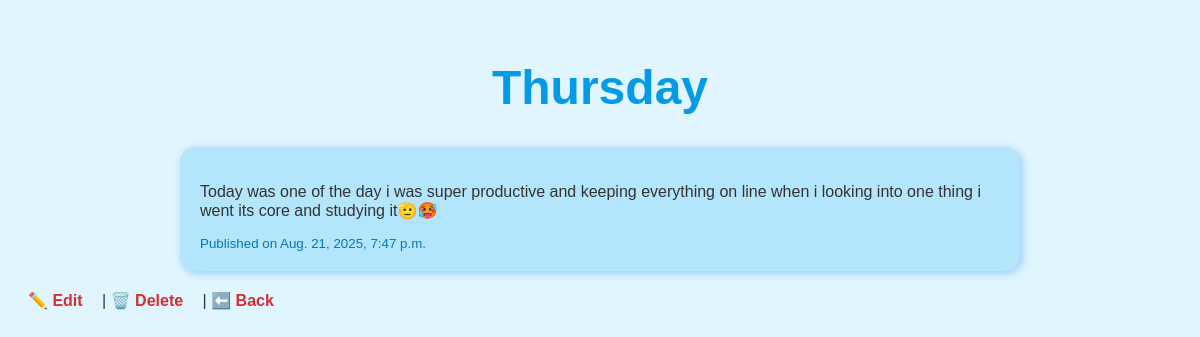
The app's page /post/2/ with its own data.
### blogs/models.py (models this page shows, shortened)
class Post(models.Model):
    title=models.CharField(max_length=200)
    content=models.TextField()
    created_at=models.DateTimeField(auto_now_add=True)

### blogs/views.py (the view)
# urls.py: path('post/<int:pk>/', views.post_detail, name='post_detail'),
def post_detail(request, pk):
    post = get_object_or_404(Post, pk=pk)
    return render(request, 'blogs/post_detail.html', {'post': post})

### blogs/templates/blogs/post_detail.html (shortened to what this page needs)
<!DOCTYPE html>
<html lang="en">
<head>
</head>
<body>
    <h1>{{ post.title }}</h1>
    <div class="content">
        <p>{{ post.content }}</p>
        <small>Published on {{ post.created_at }}</small>
    </div>
    <div class="actions">
        <a href="{% url 'post_update' post.pk %}">✏️ Edit</a> |
        <a href="{% url 'post_delete' post.pk %}">🗑️ Delete</a> |
        <a href="{% url 'post_list' %}">⬅️ Back</a>
    </div>
</body>
</html>

### blogs/templates/blogs/post_detail.html (style rules this page uses)
body { font-family: 'Comic Sans MS', cursive, sans-serif; background-color: #e1f5fe; color: #333; padding: 20px; }
h1 { color: #039be5; text-align: center; font-size: 3em; }
.content { background-color: #b3e5fc; padding: 20px; border-radius: 15px; box-shadow: 2px 2px 8px #90caf9; margin: 20px auto; max-width: 800px; }
small { display: block; margin-top: 10px; color: #0277bd; }
.actions a { margin-right: 15px; text-decoration: none; color: #d32f2f; font-weight: bold; }

### records on screen
Post: title "Thursday", content "Today was one of the day i was super productive and keeping everything on line when i looking into one thing i went its core and studying it🫡🥵", created_at "Aug. 21, 2025, 7:47 p.m."
